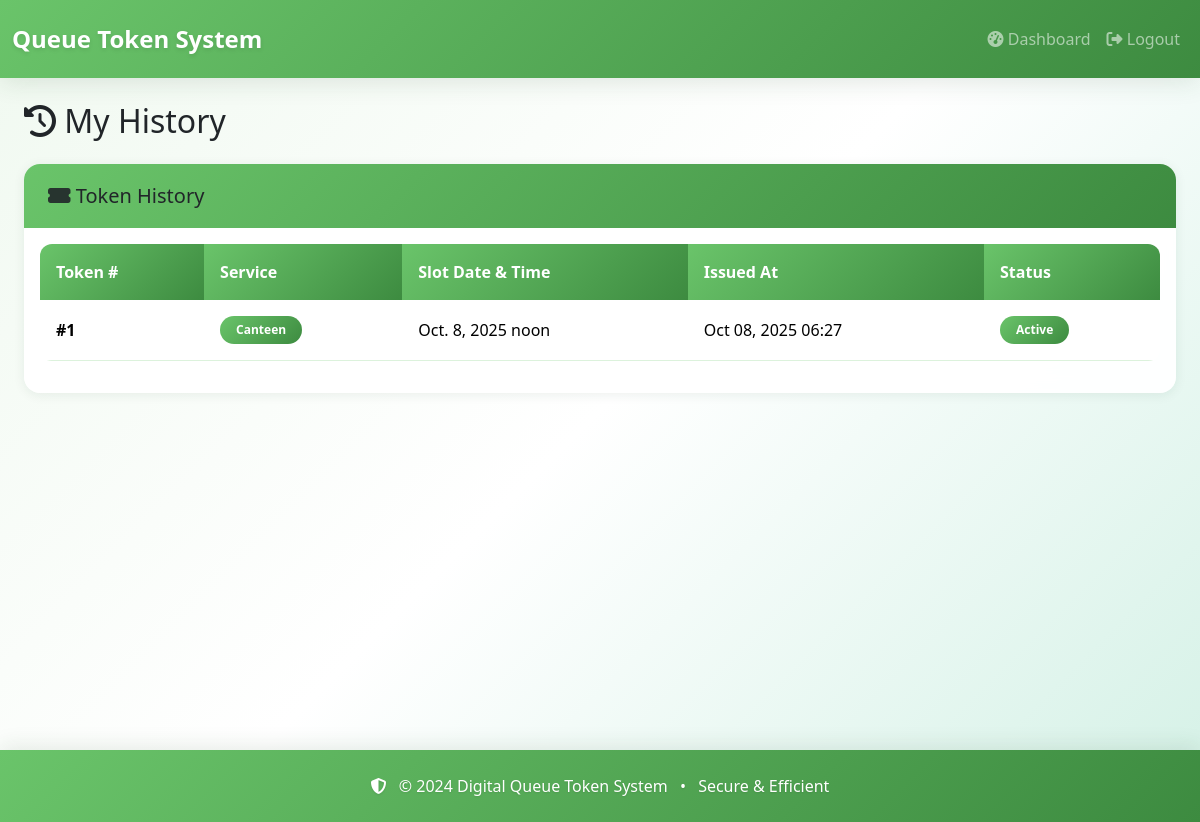
/my-history/ (signed in), run on an earlier commit of the app's database.
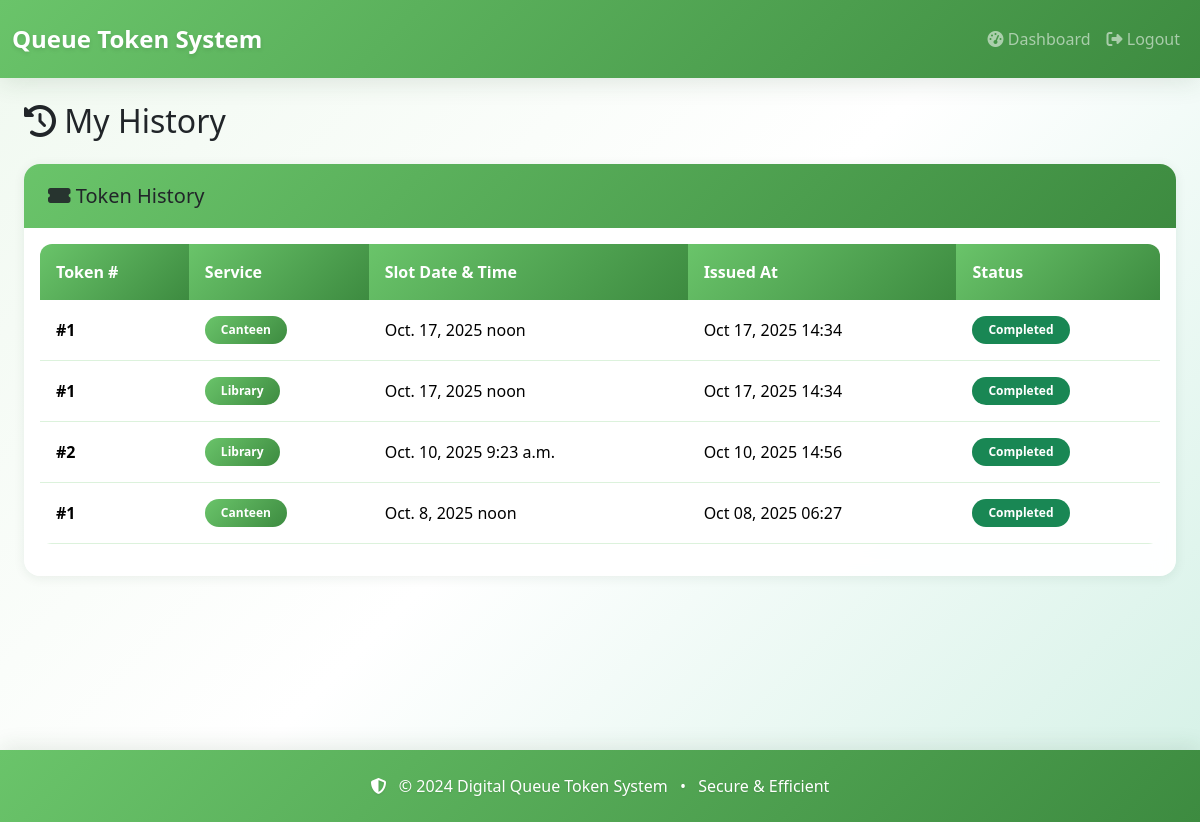
And on a later commit of the database.
### core/models.py (models this page shows, shortened)
class Token(models.Model):
    STATUS_CHOICES = [
        ("active", "Active"),
        ("completed", "Completed"),
        ("cancelled", "Cancelled"),
        ("skipped", "Skipped"),
    ]
    slot = models.ForeignKey(QueueSlot, related_name="tokens", on_delete=models.CASCADE)
    user = models.ForeignKey(User, on_delete=models.CASCADE)
    number = models.PositiveIntegerField()
    status = models.CharField(max_length=20, choices=STATUS_CHOICES, default="active")
    issued_at = models.DateTimeField(auto_now_add=True)
    service = models.CharField(max_length=50, choices=QueueSlot.SERVICE_CHOICES, blank=True, null=True)
    class Meta:
        ordering = ['-issued_at']

class QueueSlot(models.Model):
    SERVICE_CHOICES = [
        ('library', 'Library'),
        ('canteen', 'Canteen'),
    ]
    service = models.CharField(max_length=50, choices=SERVICE_CHOICES)
    date = models.DateField()
    start_time = models.TimeField()
    end_time = models.TimeField()
    max_tokens = models.IntegerField(default=10)

### core/views.py (the view)
# urls.py: path('my-history/', views.my_history, name='my_history'),
@login_required
def my_history(request):
    tokens_history = Token.objects.filter(user=request.user).order_by("-issued_at")
    visit_history = VisitHistory.objects.filter(user=request.user).order_by("-timestamp")
    bookings_history = CanteenBooking.objects.filter(user=request.user).values(
        'id', 'date', 'time_slot', 'purpose'
    ).order_by("-id")
    return render(request, "core/my_history.html", {
        "tokens_history": tokens_history,
        "visit_history": visit_history,
        "bookings_history": bookings_history,
    })

### core/templates/core/my_history.html (shortened to what this page needs)
{% extends "core/base.html" %}
{% block content %}
<div class="container mt-4">
    <h2 class="mb-4 text-dark"><i class="fas fa-history"></i> My History</h2>
    <div class="card mb-4">
        <div class="card-header">
            <h5 class="mb-0 text-dark"><i class="fas fa-ticket-alt"></i> Token History</h5>
        </div>
        <div class="card-body">
            {% if tokens_history %}
                <div class="table-responsive">
                    <table class="table table-hover">
                        <thead class="table-light">
                            <tr>
                                <th>Token #</th>
                                <th>Service</th>
                                <th>Slot Date & Time</th>
                                <th>Issued At</th>
                                <th>Status</th>
                            </tr>
                        </thead>
                        <tbody>
                            {% for token in tokens_history %}
                            <tr>
                                <td><strong>#{{ token.number }}</strong></td>
                                <td>
                                    <span class="badge bg-primary">
                                        {{ token.slot.get_service_display }}
                                    </span>
                                </td>
                                <td>{{ token.slot.date }} {{ token.slot.start_time }}</td>
                                <td>{{ token.issued_at|date:"M d, Y H:i" }}</td>
                                <td>
                                    <span class="badge
                                        {% if token.status == 'completed' %} bg-success
                                        {% elif token.status == 'cancelled' %} bg-danger
                                        {% elif token.status == 'active' %} bg-primary
                                        {% else %} bg-warning {% endif %}">
                                        {{ token.get_status_display }}
                                    </span>
                                </td>
                            </tr>
                            {% endfor %}
                        </tbody>
                    </table>
                </div>
            {% else %}
                <div class="text-center py-4">
                    <i class="fas fa-ticket-alt fa-3x text-muted mb-3"></i>
                    <p class="text-muted">No token history found.</p>
                    <a href="{% url 'book_token' %}" class="btn btn-primary">Book Your First Token</a>
                </div>
            {% endif %}
        </div>
    </div>
{% endblock %}

### core/templates/core/base.html (shortened to what this page needs)
<!DOCTYPE html>
<html lang="en">
<head>
    <link href="https://cdn.jsdelivr.net/npm/bootstrap@5.3.2/dist/css/bootstrap.min.css" rel="stylesheet">
    <link rel="stylesheet" href="https://cdnjs.cloudflare.com/ajax/libs/font-awesome/6.4.0/css/all.min.css">
</head>
<body>
    <nav class="navbar navbar-expand-lg navbar-dark navbar-custom">
        <div class="container">
            <a class="navbar-brand" href="{% url 'home' %}">
                <strong>Queue Token System</strong>
            </a>
            <div class="collapse navbar-collapse" id="navbarNav">
                <ul class="navbar-nav ms-auto">
                    <li class="nav-item">
                        <a class="nav-link" href="{% url 'dashboard' %}">
                            <i class="fas fa-tachometer-alt"></i> Dashboard
                        </a>
                    </li>
                    {% if user.is_authenticated %}
                    <li class="nav-item">
                        <a class="nav-link" href="{% url 'user_logout' %}">
                            <i class="fas fa-sign-out-alt"></i> Logout
                        </a>
                    </li>
                    {% endif %}
                </ul>
            </div>
        </div>
    </nav>
    <main class="container mt-4 fade-in-up">
        {% block content %}
        {% endblock %}
    </main>
    <footer class="bg-primary mt-5 py-4">
        <div class="container text-center">
            <p class="mb-0">
                <i class="fas fa-shield-alt me-2"></i>
                &copy; 2024 Digital Queue Token System
                <span class="mx-2">•</span>
                Secure & Efficient
            </p>
        </div>
    </footer>
</body>
</html>

### core/templates/core/base.html (style rules this page uses)
:root { --primary-50: #f0f9f0; --primary-100: #dcf2dc; --primary-200: #b8e4b8; --primary-300: #8dd58d; --primary-400: #6ac46a; --primary-500: #4caf50; --primary-600: #3d8b40; --primary-700: #2e6c34; --primary-800: #25572a; --primary-900: #1e4622; --pastel-green: #a8e6cf; --pastel-mint: #d4f1e6; --pastel-sage: #b8d8be; --pastel-teal: #88c9b9; --accent-gold: #ffd166; --accent-coral: #ff9a8b; --gradient-primary: linear-gradient(135deg, var(--primary-400) 0%, var(--primary-600) 100%); --gradient-subtle: linear-gradient(135deg, var(--pastel-mint) 0%, var(--pastel-green) 100%); --gradient-accent: linear-gradient(135deg, var(--accent-gold) 0%, var(--accent-coral) 100%); --shadow-sm: 0 2px 12px rgba(30, 70, 34, 0.08); --shadow-md: 0 4px 24px rgba(30, 70, 34, 0.12); --shadow-lg: 0 8px 40px rgba(30, 70, 34, 0.15); }
body { background: linear-gradient(135deg, var(--primary-50) 0%, #ffffff 50%, var(--pastel-mint) 100%); min-height: 100vh; font-family: 'Segoe UI', Tahoma, Geneva, Verdana, sans-serif; }
.navbar { background: var(--gradient-primary) !important; box-shadow: var(--shadow-md); padding: 1rem 0; }
.navbar-brand { font-weight: 700; font-size: 1.5rem; color: white !important; text-shadow: 0 2px 4px rgba(0,0,0,0.1); }
main { min-height: calc(100vh - 200px); }
footer { background: var(--gradient-primary) !important; color: white; margin-top: auto; box-shadow: 0 -4px 20px rgba(30, 70, 34, 0.1); }
footer p { font-weight: 500; text-shadow: 0 1px 2px rgba(0,0,0,0.1); }
.card { border: none; border-radius: 16px; box-shadow: var(--shadow-sm); background: rgba(255, 255, 255, 0.95); backdrop-filter: blur(10px); transition: all 0.3s ease; overflow: hidden; }
.card-header { background: var(--gradient-primary); color: white; border: none; padding: 1.25rem 1.5rem; font-weight: 600; }
.card-header i { opacity: 0.9; }
.fade-in-up { animation: fadeInUp 0.6s ease-out; }
.badge { border-radius: 20px; padding: 8px 16px; font-weight: 600; font-size: 0.75rem; }
.bg-primary { background: var(--gradient-primary) !important; }
.table { border-radius: 12px; overflow: hidden; }
.table thead th { background: var(--gradient-primary); color: white; border: none; padding: 1rem; font-weight: 600; }
.table tbody td { padding: 1rem; border-color: var(--primary-100); vertical-align: middle; }
.container { max-width: 1200px; }

What changed in the data, as far as the page shows it:
added Token: number "1", slot.service "Canteen", slot "Oct. 17, 2025", slot.start_time "noon", issued_at "Oct 17, 2025 14:34", status "Completed"
added Token: number "1", slot.service "Library", slot "Oct. 17, 2025", slot.start_time "noon", issued_at "Oct 17, 2025 14:34", status "Completed"
added Token: number "2", slot.service "Library", slot "Oct. 10, 2025", slot.start_time "9:23 a.m.", issued_at "Oct 10, 2025 14:56", status "Completed"
changed Token "Oct 08, 2025 06:27": status "Active" → "Completed"
